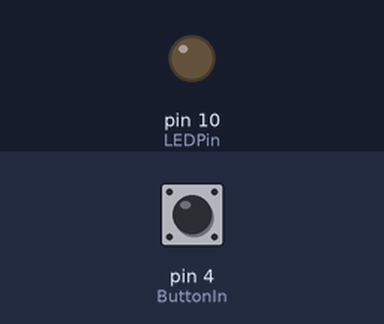
Bench run of a sketch on a simulated Arduino Uno, built with avr-gcc and run on an emulated ATmega328P. On the bench: output pins drawn as LEDs (lit = HIGH). The inputs (shaded band) are chosen by the test bench; at power-on: pin 4 (ButtonIn) LOW.

Above: at 1.2 s.
1.3 s: pin 4 (ButtonIn) pulsed HIGH 5 times (0.12 s each, 0.3 s apart)
At 2.6 s:
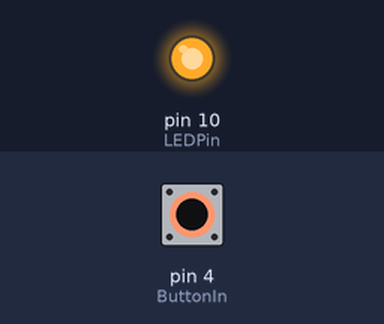
Timing chart, 0 to 4.3 s (numbered marks = the images above; inputs shaded):
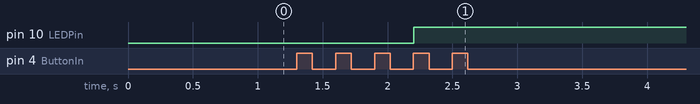

The sketch:

OnOffVedFireClick.ino
```cpp
int counter = 0;
const int ButtonIn = 4;
bool lastRead = false;
bool currentRead = false;
const int LEDPin = 10;
bool LEDOn = false;

void setup() {
  // put your setup code here, to run once:
  pinMode(LEDPin, OUTPUT);
  pinMode(ButtonIn, INPUT);
  Serial.begin(9600);
}

void loop() {
  // put your main code here, to run repeatedly:
  currentRead = digitalRead(ButtonIn);
  if(currentRead == HIGH && lastRead != HIGH){
    lastRead = HIGH;
    counter += 1;
  } else if(currentRead == LOW && lastRead != LOW){
    lastRead = LOW;
  }

  if(counter >=4){
    counter = 0;
    LEDOn = !LEDOn;
  }

  digitalWrite(LEDPin, LEDOn);

  delay(50);
}
```

Measured:
- after the input at 1.3 s, pin 10 (LEDPin): LOW → HIGH after 0.90 s
